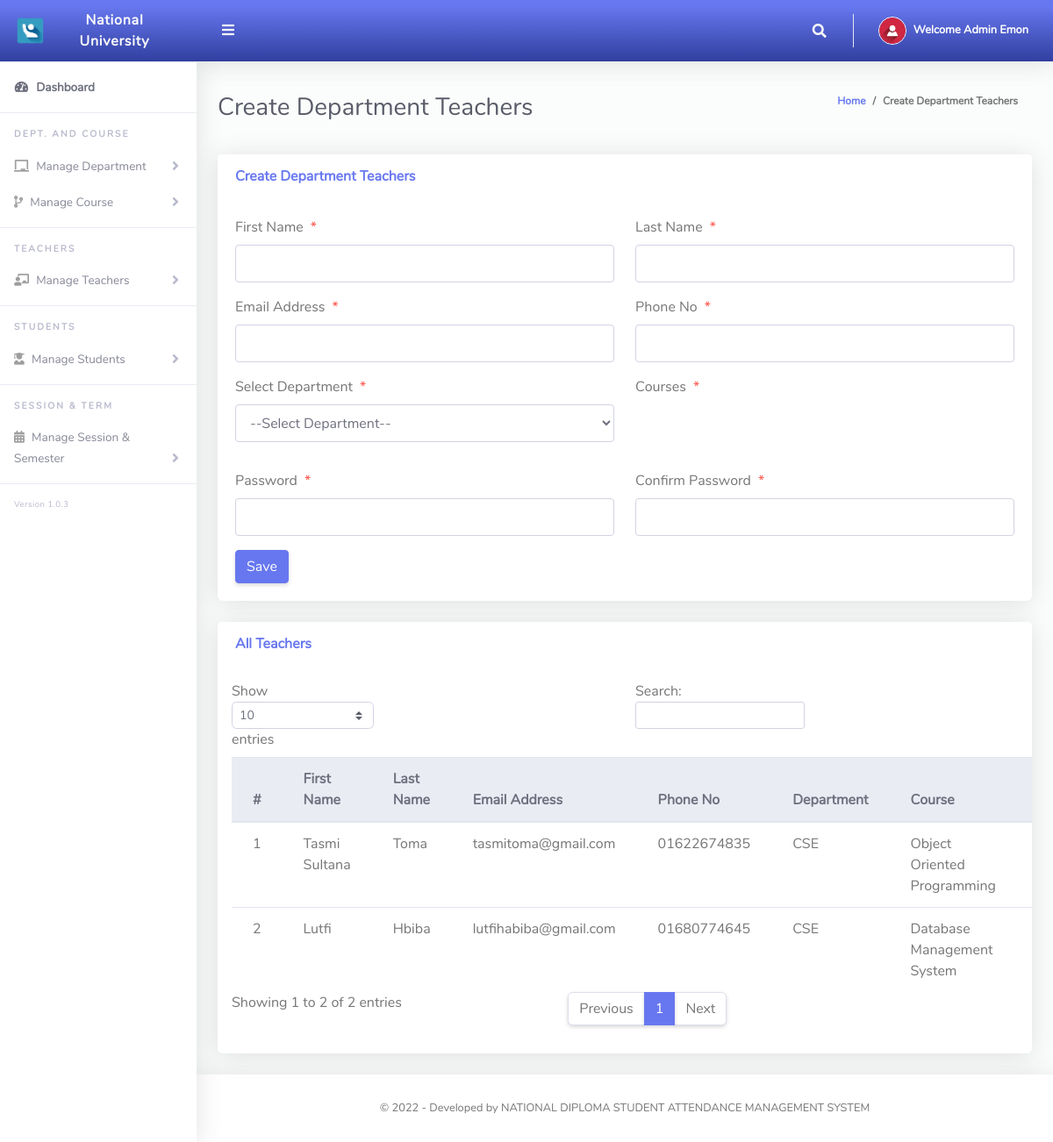
The page /Admin/createClassTeacher.php (signed in) on the database its author committed.
### tables this page shows
CREATE TABLE `tblclassteacher` (
  `Id` int(10) NOT NULL,
  `firstName` varchar(255) NOT NULL,
  `lastName` varchar(255) NOT NULL,
  `emailAddress` varchar(255) NOT NULL,
  `password` varchar(255) NOT NULL,
  `phoneNo` varchar(50) NOT NULL,
  `classId` varchar(10) NOT NULL,
  `classArmId` varchar(10) NOT NULL,
  `dateCreated` varchar(50) NOT NULL
);

CREATE TABLE `tblclass` (
  `Id` int(10) NOT NULL,
  `className` varchar(255) NOT NULL
);

CREATE TABLE `tblclassarms` (
  `Id` int(10) NOT NULL,
  `classId` varchar(10) NOT NULL,
  `classArmName` varchar(255) NOT NULL,
  `isAssigned` varchar(10) NOT NULL
);

### Admin/createClassTeacher.php (the view, shortened to what this page needs)
<?php
include '../Includes/dbcon.php';
?>
<!DOCTYPE html>
<html lang="en">
<head>
  <link href="../vendor/fontawesome-free/css/all.min.css" rel="stylesheet" type="text/css">
  <link href="../vendor/bootstrap/css/bootstrap.min.css" rel="stylesheet" type="text/css">
  <link href="css/ruang-admin.min.css" rel="stylesheet">
</head>
<body id="page-top">
  <div id="wrapper">
    <?php include "Includes/sidebar.php"; ?>
    <div id="content-wrapper" class="d-flex flex-column">
      <div id="content">
        <?php include "Includes/topbar.php"; ?>
        <div class="container-fluid" id="container-wrapper">
          <div class="d-sm-flex align-items-center justify-content-between mb-4">
            <h1 class="h3 mb-0 text-gray-800">Create Department Teachers</h1>
            <ol class="breadcrumb">
              <li class="breadcrumb-item"><a href="./">Home</a></li>
              <li class="breadcrumb-item active" aria-current="page">Create Department Teachers</li>
            </ol>
          </div>
          <div class="row">
            <div class="col-lg-12">
              <div class="card mb-4">
                <div class="card-header py-3 d-flex flex-row align-items-center justify-content-between">
                  <h6 class="m-0 font-weight-bold text-primary">Create Department Teachers</h6>
                </div>
                <div class="card-body">
                  <form method="post">
                    <div class="form-group row mb-3">
                      <div class="col-xl-6">
                        <label class="form-control-label">First Name<span class="text-danger ml-2">*</span></label>
                        <input type="text" class="form-control" required name="firstName" value="<?php echo $row['firstName']; ?>" id="exampleInputFirstName">
                      </div>
                      <div class="col-xl-6">
                        <label class="form-control-label">Last Name<span class="text-danger ml-2">*</span></label>
                        <input type="text" class="form-control" required name="lastName" value="<?php echo $row['lastName']; ?>" id="exampleInputFirstName">
                      </div>
                    </div>
                    <div class="form-group row mb-3">
                      <div class="col-xl-6">
                        <label class="form-control-label">Email Address<span class="text-danger ml-2">*</span></label>
                        <input type="email" class="form-control" required name="emailAddress" value="<?php echo $row['emailAddress']; ?>" id="exampleInputFirstName">
                      </div>
                      <div class="col-xl-6">
                        <label class="form-control-label">Phone No<span class="text-danger ml-2">*</span></label>
                        <input type="text" class="form-control" name="phoneNo" value="<?php echo $row['phoneNo']; ?>" id="exampleInputFirstName">
                      </div>
                    </div>
                    <div class="form-group row mb-3">
                      <div class="col-xl-6">
                        <label class="form-control-label">Select Department<span class="text-danger ml-2">*</span></label>
                        <?php
                        $qry = "SELECT * FROM tblclass ORDER BY className ASC";
                        $result = $conn->query($qry);
                        $num = $result->num_rows;
                        if ($num > 0) {
                          echo ' <select required name="classId" onchange="classArmDropdown(this.value)" class="form-control mb-3">';
                          echo '<option value="">--Select Department--</option>';
                          echo '</select>';
                        }
                        ?>
                      </div>
                      <div class="col-xl-6">
                        <label class="form-control-label">Courses<span class="text-danger ml-2">*</span></label>
                      </div>
                    </div>
                    <div class="form-group row mb-3">
                      <div class="col-xl-6">
                        <label class="form-control-label">Password<span class="text-danger ml-2">*</span></label>
                        <input type="password" class="form-control" required name="password" value="<?php echo $row['password']; ?>" id="exampleInputFirstName">
                      </div>
                      <div class="col-xl-6">
                        <label class="form-control-label">Confirm Password<span class="text-danger ml-2">*</span></label>
                        <input type="password" class="form-control" required name="confirmPassword" value="<?php echo $row['confirmPassword']; ?>" id="exampleInputFirstName">
                      </div>
                    </div>
                    <?php
                    if (isset($Id)) {
                    ?>
                      <button type="submit" name="update" class="btn btn-warning">Update</button>
                      &nbsp;&nbsp;&nbsp;&nbsp;&nbsp;&nbsp;&nbsp;&nbsp;&nbsp;&nbsp;
                    <?php
                    } else {
                    ?>
                      <button type="submit" name="save" class="btn btn-primary">Save</button>
                    <?php
                    }
                    ?>
                  </form>
                </div>
              </div>
              <div class="row">
                <div class="col-lg-12">
                  <div class="card mb-4">
                    <div class="card-header py-3 d-flex flex-row align-items-center justify-content-between">
                      <h6 class="m-0 font-weight-bold text-primary">All Teachers</h6>
                    </div>
                    <div class="table-responsive p-3">
                      <table class="table align-items-center table-flush table-hover" id="dataTableHover">
                        <thead class="thead-light">
                          <tr>
                            <th>#</th>
                            <th>First Name</th>
                            <th>Last Name</th>
                            <th>Email Address</th>
                            <th>Phone No</th>
                            <th>Department</th>
                            <th>Course</th>
                            <th>Date Created</th>
                          </tr>
                        </thead>
                        <tbody>
                          <?php
                          $query = "SELECT tblclassteacher.Id,tblclass.className,tblclassarms.classArmName,tblclassarms.Id AS classArmId,tblclassteacher.firstName,
                      tblclassteacher.lastName,tblclassteacher.emailAddress,tblclassteacher.phoneNo,tblclassteacher.dateCreated
                      FROM tblclassteacher
                      INNER JOIN tblclass ON tblclass.Id = tblclassteacher.classId
                      INNER JOIN tblclassarms ON tblclassarms.Id = tblclassteacher.classArmId";
                          $rs = $conn->query($query);
                          $num = $rs->num_rows;
                          $sn = 0;
                          if ($num > 0) {
                            while ($rows = $rs->fetch_assoc()) {
                              $sn = $sn + 1;
                              echo "
                              <tr>
                                <td>" . $sn . "</td>
                                <td>" . $rows['firstName'] . "</td>
                                <td>" . $rows['lastName'] . "</td>
                                <td>" . $rows['emailAddress'] . "</td>
                                <td>" . $rows['phoneNo'] . "</td>
                                <td>" . $rows['className'] . "</td>
                                <td>" . $rows['classArmName'] . "</td>
                                 <td>" . $rows['dateCreated'] . "</td>
                                <td><a href='?action=delete&Id=" . $rows['Id'] . "&classArmId=" . $rows['classArmId'] . "'><i class='fas fa-fw fa-trash'></i></a></td>
                              </tr>";
                            }
                          } else {
                            echo
                            "<div class='alert alert-danger' role='alert'>
                            No Record Found!
                            </div>";
                          }
                          ?>
                        </tbody>
                      </table>
                    </div>
                  </div>
                </div>
              </div>
            </div>
          </div>
        </div>
        <?php include "Includes/footer.php"; ?>
      </div>
    </div>
</body>
</html>

### Admin/Includes/topbar.php (shortened to what this page needs)
<?php
$query = "SELECT * FROM tbladmin WHERE Id = " . $_SESSION['userId'] . "";
$rs = $conn->query($query);
$rows = $rs->fetch_assoc();
$fullName = $rows['firstName'] . " " . $rows['lastName'];
?>
<nav class="navbar navbar-expand navbar-light bg-gradient-primary topbar mb-4 static-top">
  <button id="sidebarToggleTop" class="btn btn-link rounded-circle mr-3">
    <i class="fa fa-bars"></i>
  </button>
  <ul class="navbar-nav ml-auto">
    <li class="nav-item dropdown no-arrow">
      <a class="nav-link dropdown-toggle" href="#" id="searchDropdown" role="button" data-toggle="dropdown" aria-haspopup="true" aria-expanded="false">
        <i class="fas fa-search fa-fw"></i>
      </a>
    </li>
    <li class="nav-item dropdown no-arrow">
      <a class="nav-link dropdown-toggle" href="#" id="userDropdown" role="button" data-toggle="dropdown" aria-haspopup="true" aria-expanded="false">
        <img class="img-profile rounded-circle" src="img/user-icn.png" style="max-width: 60px">
        <span class="ml-2 d-none d-lg-inline text-white small"><b>Welcome <?php echo $fullName; ?></b></span>
      </a>
    </li>
  </ul>
</nav>

### rows shown on the page
tblclassteacher: firstName "Tasmi Sultana", lastName "Toma", emailAddress "tasmitoma@gmail.com", phoneNo "01622674835", classId.className "CSE", classArmId.classArmName "Object Oriented Programming"
tblclassteacher: firstName "Lutfi", lastName "Hbiba", emailAddress "lutfihabiba@gmail.com", phoneNo "01680774645", classId.className "CSE", classArmId.classArmName "Database Management System"

### other values the page prints
$fullName "Admin Emon"
